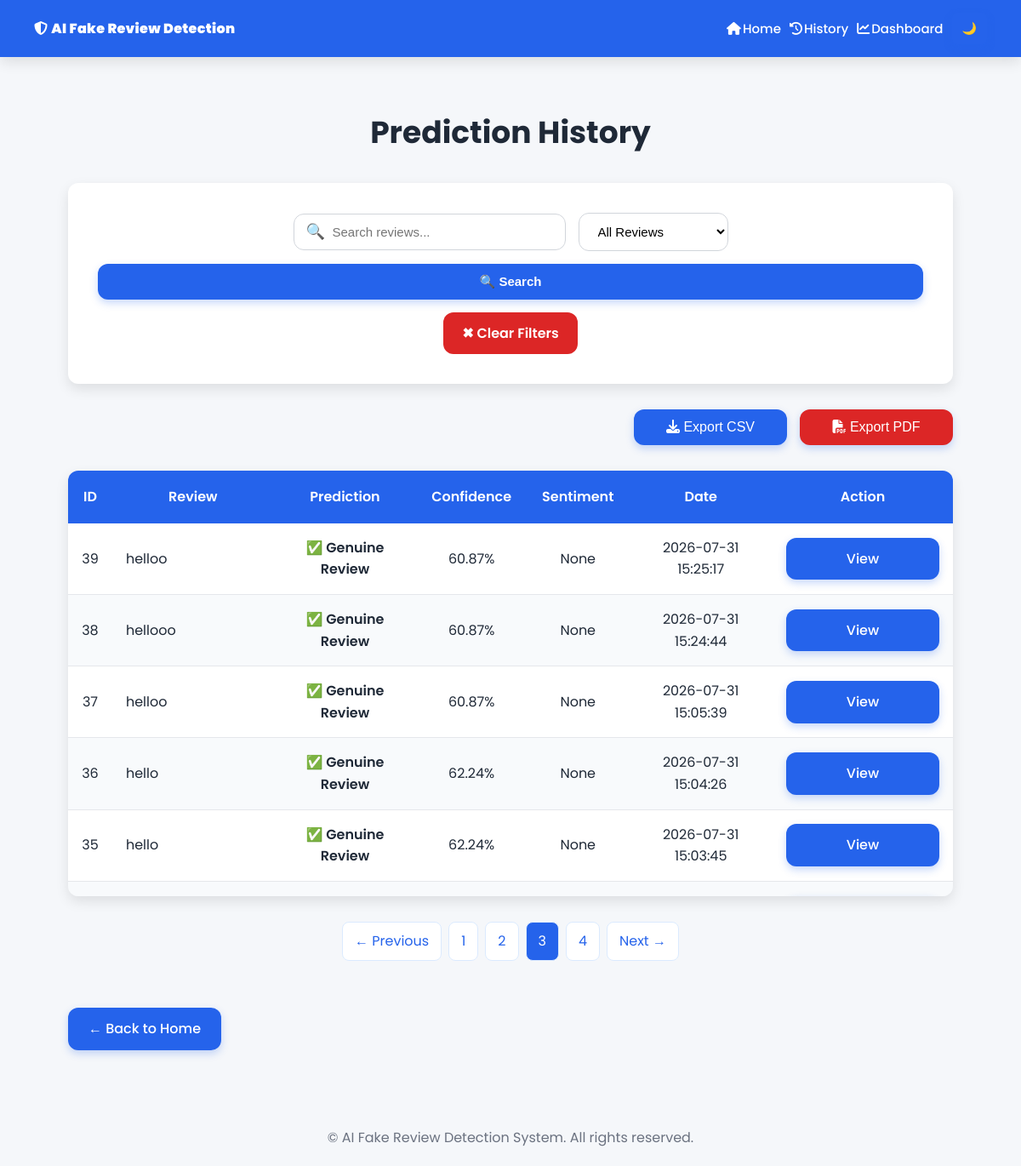
Page /history?page=3&search=&filter= on the committed database.
### tables this page shows
CREATE TABLE ReviewHistory (
        id INTEGER PRIMARY KEY AUTOINCREMENT,
        review TEXT,
        prediction TEXT,
        confidence REAL,
        date TEXT
    , sentiment TEXT);

### app.py (the view)
@app.route("/history")
def history():
    page = request.args.get("page", 1, type=int)
    per_page = 25
    search = request.args.get("search", "").strip()
    filter_by = request.args.get("filter", "All").strip()
    if page < 1:
        page = 1
    reviews, total_pages = get_history_paginated(
        search=search,
        filter_by=filter_by,
        page=page,
        per_page=per_page
    )
    return render_template(
        "history.html",
        history=reviews,
        page=page,
        total_pages=total_pages,
        search=search,
        filter=filter_by
    )

### templates/history.html (shortened to what this page needs)
<!DOCTYPE html>
<html lang="en">
<head>
    <link rel="stylesheet" href="{{ url_for('static', filename='css/style.css') }}">
    <link rel="stylesheet" href="https://cdnjs.cloudflare.com/ajax/libs/font-awesome/6.7.2/css/all.min.css">
</head>
<body>
    {% include 'navbar.html' %}
    <main class="container">
        <h1>Prediction History</h1>
        <form method="GET" action="/history" class="search-form">
            <div class="search-box">
                <span class="search-icon">🔍</span>
                <input type="text" name="search" placeholder="Search reviews..." value="{{ search }}">
            </div>
            <select name="filter" class="filter-select">
                <option value="All" {% if filter=="All" %}selected{% endif %}>
                    All Reviews
                </option>
            </select>
            <button type="submit" class="search-btn">
                🔍 Search
            </button>
            <a href="/history" class="clear-btn">
                ✖ Clear Filters
            </a>
        </form>
        <div class="export-section">
            <a href="/export">
                <button class="btn btn-primary">
                    <i class="fa-solid fa-download"></i>
                    Export CSV
                </button>
            </a>
            <a href="/export/pdf">
                <button class="btn btn-danger">
                    <i class="fa-solid fa-file-pdf"></i>
                    Export PDF
                </button>
            </a>
        </div>
        {% if history %}
        <div class="table-container">
            <table class="history-table">
                <thead>
                    <tr>
                        <th>ID</th>
                        <th>Review</th>
                        <th>Prediction</th>
                        <th>Confidence</th>
                        <th>Sentiment</th>
                        <th>Date</th>
                        <th>Action</th>
                    </tr>
                </thead>
                <tbody>
                    {% for row in history %}
                    <tr>
                        <td>{{ row[0] }}</td>
                        <td>{{ row[1] }}</td>
                        <td>{{ row[2] }}</td>
                        <td>{{ row[3] }}%</td>
                        <td>{{ row[5] }}</td>
                        <td>{{ row[4] }}</td>
                        <td>
                            <a href="/review/{{ row[0] }}" class="btn">
                                View
                            </a>
                        </td>
                    </tr>
                    {% endfor %}
                </tbody>
            </table>
        </div>
        <div class="pagination">
            {% if page > 1 %}
            <a href="{{ url_for('history',page=page-1,search=search,filter=filter_value
            ) }}">
                ← Previous
            </a>
            {% endif %}
            {% for p in range(1, total_pages + 1) %}
            <a href="{{ url_for('history',page=p,search=search,filter=filter_value
            ) }}" class="{% if p == page %}active{% endif %}">
                {{ p }}
            </a>
            {% endfor %}
            {% if page < total_pages %} <a href="{{ url_for('history',page=page+1,search=search,filter=filter_value
            ) }}">
                Next →
                </a>
                {% endif %}
        </div>
        {% else %}
        <p>No prediction history found.</p>
        {% endif %}
        <br>
        <a href="/" class="btn">
            ← Back to Home
        </a>
    </main>
    <footer class="footer">
        <p>
            © AI Fake Review Detection System. All rights reserved.
        </p>
    </footer>
</body>
</html>

### static/css/style.css (style rules this page uses)
:root { --bg-color: #f5f7fa; --primary: #2563eb; --primary-hover: #1d4ed8; --success: #16a34a; --danger: #dc2626; --white: #ffffff; --text: #1f2937; --border: #d1d5db; --radius: 12px; --shadow: 0 6px 15px rgba(0, 0, 0, 0.1); }
* { margin: 0; padding: 0; box-sizing: border-box; }
body { font-family: 'Poppins', sans-serif; background: var(--bg-color); color: var(--text); line-height: 1.6; }
.container { width: 90%; max-width: 1100px; margin: 40px auto; padding: 20px; }
h1 { font-size: 36px; margin-bottom: 20px; text-align: center; }
p { font-size: 16px; }
form { background: var(--white); padding: 35px; border-radius: var(--radius); box-shadow: var(--shadow); margin-top: 30px; margin-bottom: 30px; }
button { background: var(--primary); color: var(--white); border: none; width: 100%; padding: 14px; font-size: 18px; font-weight: 600; border-radius: var(--radius); cursor: pointer; transition: all 0.3s ease; box-shadow: 0 4px 10px rgba(37, 99, 235, .25); }
.btn { display: inline-block; background: var(--primary); color: var(--white); text-decoration: none; padding: 12px 24px; min-width: 180px; text-align: center; border-radius: var(--radius); font-size: 16px; font-weight: 500; transition: all 0.3s ease; box-shadow: 0 4px 10px rgba(37, 99, 235, .25); }
.table-container { background: var(--white); margin-top: 30px; border-radius: var(--radius); box-shadow: var(--shadow); max-height: 500px; overflow-y: auto; overflow-x: auto; }
.history-table { width: 100%; border-collapse: collapse; min-width: 800px; }
.history-table thead { background: var(--primary); color: var(--white); position: sticky; top: 0; z-index: 10; }
.history-table th { padding: 18px; font-size: 16px; font-weight: 600; text-align: center; }
.history-table td { padding: 16px; text-align: center; border-bottom: 1px solid #e5e7eb; }
.history-table tbody tr:nth-child(even) { background: #f8fafc; }
.history-table tbody tr { transition: all 0.3s ease; }
.history-table td:nth-child(2) { text-align: left; max-width: 350px; word-break: break-word; line-height: 1.6; }
.history-table td:nth-child(3) { font-weight: 600; }
a { text-decoration: none; color: inherit; }
table { width: 100%; border-collapse: collapse; }
th, td { padding: 15px; }
th { background: var(--primary); color: white; }
tr:nth-child(even) { background: #f8fafc; }
html { scroll-behavior: smooth; }
.container, .card, .result-card, .chart-section, .table-container { animation: fadeIn .6s ease; }
.footer { margin-top: 50px; text-align: center; color: #6b7280; padding: 20px; font-size: 15px; }
.search-form { display: flex; align-items: center; justify-content: center; gap: 15px; flex-wrap: wrap; margin: 30px 0; }
.search-box { position: relative; }
.search-icon { position: absolute; left: 15px; top: 50%; transform: translateY(-50%); font-size: 18px; color: #6b7280; }
.search-box input { width: 320px; padding: 12px 15px 12px 45px; border: 1px solid #d1d5db; border-radius: 12px; outline: none; font-size: 15px; transition: 0.3s; }
.filter-select { padding: 12px 18px; border: 1px solid #d1d5db; border-radius: 12px; font-size: 15px; background: #ffffff; cursor: pointer; outline: none; transition: 0.3s; }
.search-btn { background: #2563eb; color: #ffffff; border: none; padding: 12px 22px; border-radius: 12px; cursor: pointer; font-size: 15px; font-weight: 600; transition: .3s; }
.clear-btn { background: #dc2626; color: #ffffff; text-decoration: none; padding: 12px 22px; border-radius: 12px; font-weight: 600; transition: .3s; }
.export-section { display: flex; justify-content: flex-end; margin-bottom: 20px; }
.btn-primary { background: #2563eb; color: white; }
.export-section { display: flex; justify-content: flex-end; gap: 15px; margin-bottom: 20px; flex-wrap: wrap; }
.btn-primary { background: #2563eb; color: #ffffff; }
.btn-danger { background: #dc2626; color: #ffffff; }
.pagination { display: flex; justify-content: center; align-items: center; gap: 8px; margin: 30px 0; flex-wrap: wrap; }
.pagination a { text-decoration: none; padding: 9px 14px; border-radius: 8px; background: #ffffff; color: #2563eb; border: 1px solid #dbeafe; transition: 0.2s ease; }
.pagination a.active { background: #2563eb; color: white; }

### rows in the picture
ReviewHistory: id "39", review "helloo", prediction "✅ Genuine Review", confidence "60.87", row "None", date "2026-07-31 15:25:17"
ReviewHistory: id "38", review "hellooo", prediction "✅ Genuine Review", confidence "60.87", row "None", date "2026-07-31 15:24:44"
ReviewHistory: id "37", review "helloo", prediction "✅ Genuine Review", confidence "60.87", row "None", date "2026-07-31 15:05:39"
ReviewHistory: id "36", review "hello", prediction "✅ Genuine Review", confidence "62.24", row "None", date "2026-07-31 15:04:26"
ReviewHistory: id "35", review "hello", prediction "✅ Genuine Review", confidence "62.24", row "None", date "2026-07-31 15:03:45"

### other values in the picture
{{ p }} "1" "2" "3" "4"
